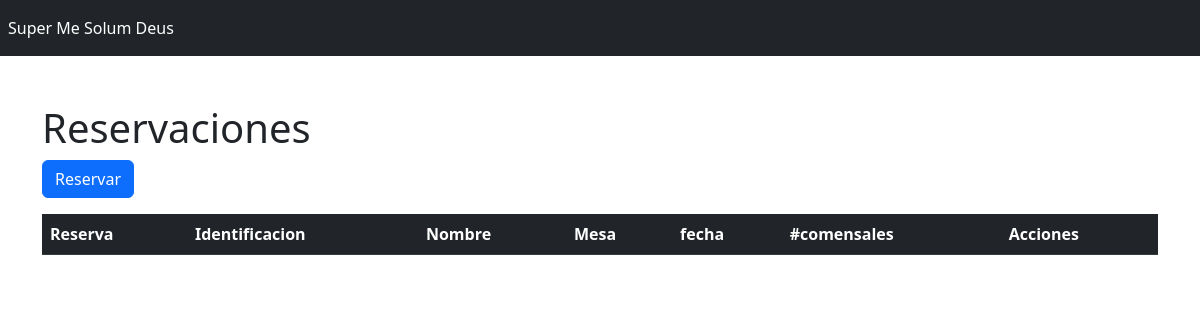
Page /modulos/reservas/reservas.php on the earlier database version.
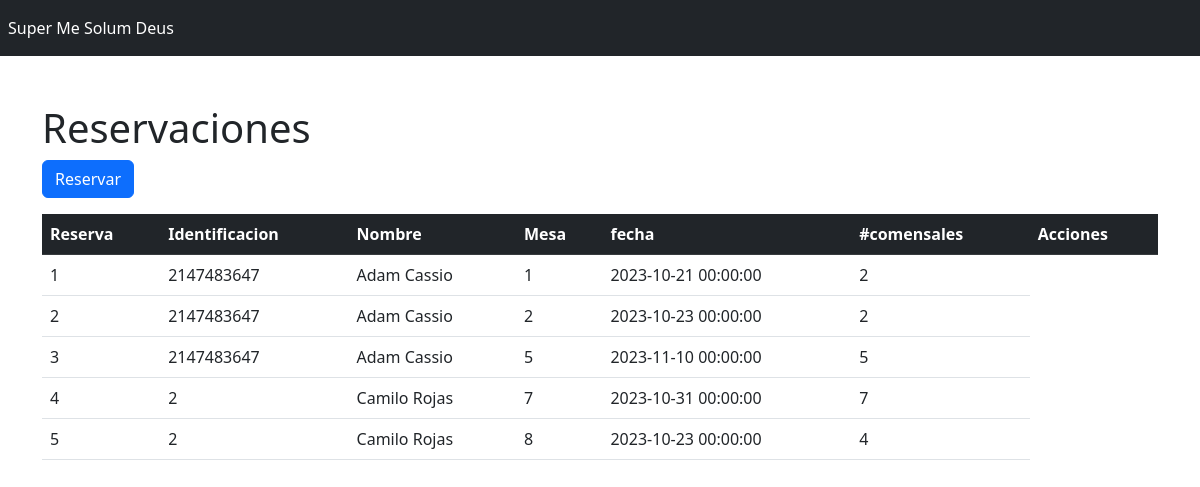
Same page on the later database version.
### tables this page shows
CREATE TABLE `reservas` (
  `id_reserva` int(11) NOT NULL,
  `id_usuario` int(11) DEFAULT NULL,
  `NombreApellido` text DEFAULT NULL,
  `id_mesa` int(11) DEFAULT NULL,
  `fecha_hora` datetime DEFAULT NULL,
  `Personas` int(11) NOT NULL,
  `estado` varchar(255) DEFAULT NULL
);

### modulos/reservas/reservas.php (the view, shortened to what this page needs)
<?php
include("../../conexion.php");
$stm=$conex->prepare("SELECT * FROM reservas");
$stm->execute();
$reservas=$stm->fetchAll(PDO::FETCH_ASSOC);
?>
<?php include("../../template/headerUser.php")?>
<h1>Reservaciones</h1>
<button type="button" class="btn btn-primary" data-toggle="modal" data-target="#create">
Reservar
</button>
<p>
<div class="table-responsive">
    <table class="table">
        <thead class="table table-dark">
            <tr>
                <th scope="col">Reserva</th>
                <th scope="col">Identificacion</th>
                <th scope="col">Nombre</th>
                <th scope="col">Mesa</th>
                <th scope="col">fecha</th>
                <th scope="col">#comensales</th>
                <th>Acciones</th>
            </tr>
        </thead>
        <tbody>
            <?php foreach ($reservas as $reserva) { ?>
            <tr class="">
                <td scope="row"><?php echo $reserva['id_reserva']; ?></td>
                <td><?php echo $reserva['id_usuario']; ?></td>
                <td><?php echo $reserva['NombreApellido']; ?></td>
                <td><?php echo $reserva['id_mesa']; ?></td>
                <td><?php echo $reserva['fecha_hora']; ?></td>
                <td><?php echo $reserva['Personas']; ?></td>
            </tr>
        <?php } ?>
        </tbody>
    </table>
</div>
<?php include("../../template/footerUser.php")?>

### template/headerUser.php (shortened to what this page needs)
<!doctype html>
<html lang="en">
<head>
  <link href="https://cdn.jsdelivr.net/npm/bootstrap@5.2.1/dist/css/bootstrap.min.css" rel="stylesheet"
>
</head>
<body>
<nav class="navbar navbar-expand navbar-dark bg-dark">
    <ul class="nav navbar-nav">
        <li class="nav-item">
            <a class="nav-link active" href="../../index.php" aria-current="page">Super Me Solum Deus<span class="visually-hidden">(current)</span></a>
    </ul>
</nav>
<main class="container">
    <br><br>

### template/footerUser.php (shortened to what this page needs)
</main>
</body>
</html>

Differences in the rows shown:
added reservas: id_reserva "1", id_usuario "2147483647", NombreApellido "Adam Cassio", id_mesa "1", fecha_hora "2023-10-21 00:00:00", Personas "2"
added reservas: id_reserva "2", id_usuario "2147483647", NombreApellido "Adam Cassio", id_mesa "2", fecha_hora "2023-10-23 00:00:00", Personas "2"
added reservas: id_reserva "3", id_usuario "2147483647", NombreApellido "Adam Cassio", id_mesa "5", fecha_hora "2023-11-10 00:00:00", Personas "5"
added reservas: id_reserva "4", id_usuario "2", NombreApellido "Camilo Rojas", id_mesa "7", fecha_hora "2023-10-31 00:00:00", Personas "7"
added reservas: id_reserva "5", id_usuario "2", NombreApellido "Camilo Rojas", id_mesa "8", fecha_hora "2023-10-23 00:00:00", Personas "4"
